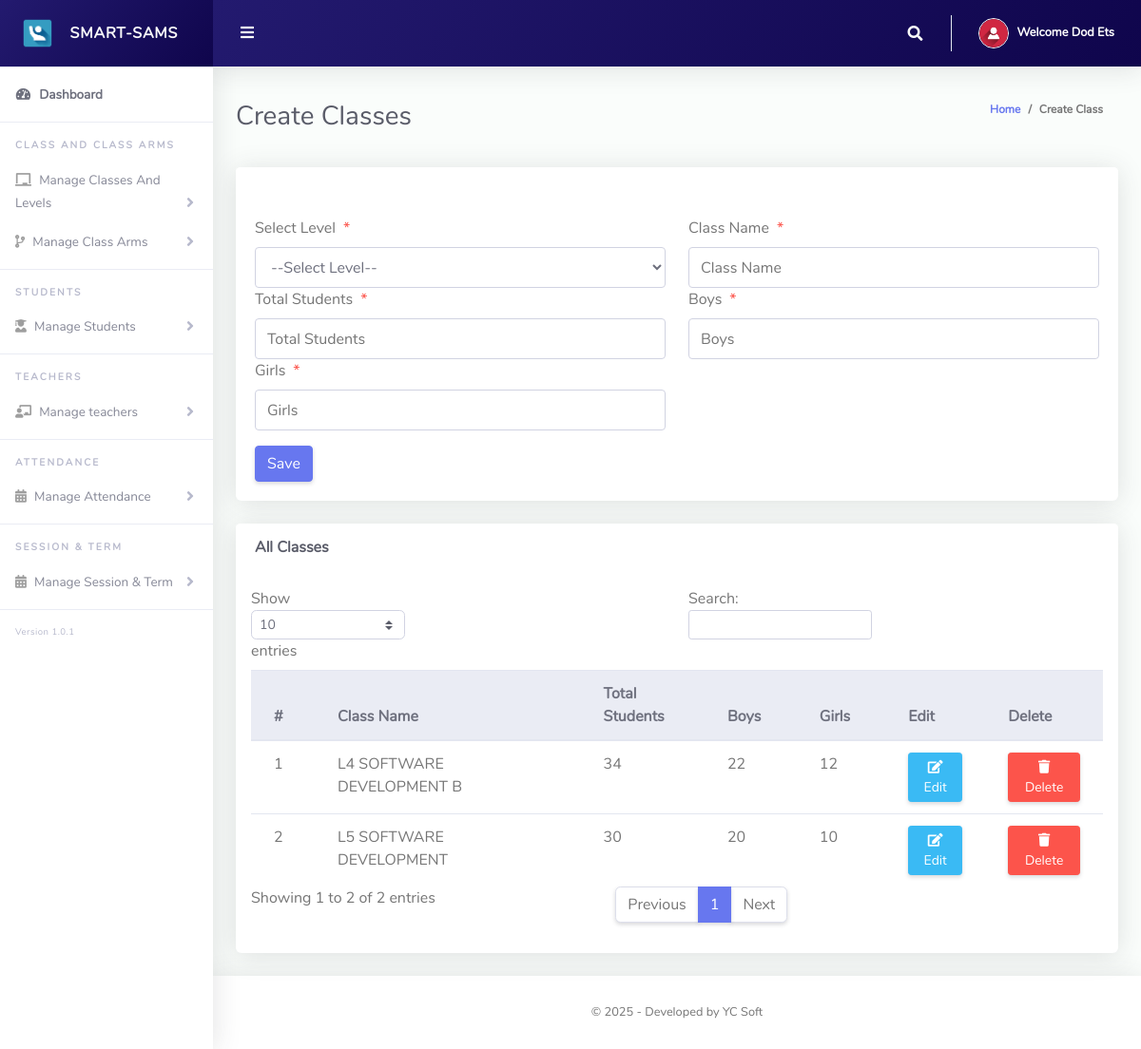
/Admin2/createClass.php (signed in), run on the app's committed database.
### tables this page shows
CREATE TABLE `tblclass` (
  `Id` int(10) NOT NULL,
  `level` varchar(255) NOT NULL,
  `className` varchar(255) NOT NULL,
  `totalStudents` int(255) NOT NULL,
  `boys` int(255) NOT NULL,
  `girls` int(255) NOT NULL,
  `school` varchar(255) NOT NULL
);

### Admin2/createClass.php (the view, shortened to what this page needs)
<?php
include '../Includes/dbcon.php';
?>
<!DOCTYPE html>
<html lang="en">
<head>
  <link href="../vendor/fontawesome-free/css/all.min.css" rel="stylesheet" type="text/css">
  <link href="../vendor/bootstrap/css/bootstrap.min.css" rel="stylesheet" type="text/css">
  <link href="css/ruang-admin.min.css" rel="stylesheet">
</head>
<body id="page-top">
  <div id="wrapper">
    <?php include "Includes/sidebar.php"; ?>
    <div id="content-wrapper" class="d-flex flex-column">
      <div id="content">
        <?php include "Includes/topbar.php"; ?>
        <div class="container-fluid" id="container-wrapper">
          <div class="d-sm-flex align-items-center justify-content-between mb-4">
            <h1 class="h3 mb-0 text-gray-800">Create Classes</h1>
            <ol class="breadcrumb">
              <li class="breadcrumb-item"><a href="./">Home</a></li>
              <li class="breadcrumb-item active" aria-current="page">Create Class</li>
            </ol>
          </div>
          <div class="row">
            <div class="col-lg-12">
              <div class="card mb-4">
                <div class="card-header py-3 d-flex flex-row align-items-center justify-content-between">
                </div>
                <div class="card-body">
                  <form method="post">
                    <div class="form-group row mb-3">
                      <div class="col-xl-6">
                        <label class="form-control-label">Select Level<span class="text-danger ml-2">*</span></label>
                        <select name="level" class="form-control" required>
                          <option value="">--Select Level--</option>
                        </select>
                      </div>
                      <div class="col-xl-6">
                        <label class="form-control-label">Class Name<span class="text-danger ml-2">*</span></label>
                        <input type="text" class="form-control" name="className" value="<?php echo htmlspecialchars($z['className'] ?? ''); ?>" placeholder="Class Name" required>
                      </div>
                      <div class="col-xl-6">
                        <label class="form-control-label">Total Students<span class="text-danger ml-2">*</span></label>
                        <input type="number" min="0" class="form-control" name="totalStudents" value="<?php echo htmlspecialchars($z['totalStudents'] ?? ''); ?>" placeholder="Total Students" required>
                      </div>
                      <div class="col-xl-6">
                        <label class="form-control-label">Boys<span class="text-danger ml-2">*</span></label>
                        <input type="number" min="0" class="form-control" name="boys" value="<?php echo htmlspecialchars($z['boys'] ?? ''); ?>" placeholder="Boys" required>
                      </div>
                      <div class="col-xl-6">
                        <label class="form-control-label">Girls<span class="text-danger ml-2">*</span></label>
                        <input type="number" min="0" class="form-control" name="girls" value="<?php echo htmlspecialchars($z['girls'] ?? ''); ?>" placeholder="Girls" required>
                      </div>
                    </div>
                    <?php
                    if (isset($Id)) {
                    ?>
                      <button type="submit" name="update" class="btn btn-warning">Update</button>
                      &nbsp;&nbsp;&nbsp;&nbsp;&nbsp;&nbsp;&nbsp;&nbsp;&nbsp;&nbsp;
                    <?php
                    } else {
                    ?>
                      <button type="submit" name="save" class="btn btn-primary">Save</button>
                    <?php
                    }
                    ?>
                  </form>
                </div>
              </div>
              <div class="row">
                <div class="col-lg-12">
                  <div class="card mb-4">
                    <div class="card-header py-3 d-flex flex-row align-items-center justify-content-between">
                      <h6 class="m-0 font-weight-bold text-dark">All Classes</h6>
                    </div>
                    <div class="table-responsive p-3">
                      <table class="table align-items-center table-flush table-hover" id="dataTableHover">
                        <thead class="thead-light">
                          <tr>
                            <th>#</th>
                            <th>Class Name</th>
                            <th>Total Students</th>
                            <th>Boys</th>
                            <th>Girls</th>
                            <th>Edit</th>
                            <th>Delete</th>
                          </tr>
                        </thead>
                        <tbody>
                          <?php
                          $query = "SELECT * FROM tblclass WHERE school='$s'";
                          $rs = $conn->query($query);
                          $num = $rs->num_rows;
                          $sn = 0;
                          if ($num > 0) {
                            while ($rows = $rs->fetch_assoc()) {
                              $sn = $sn + 1;
                              echo "
                                  <tr>
                                    <td>" . $sn . "</td>
                                    <td>" . htmlspecialchars($rows['className']) . "</td>
                                    <td>" . htmlspecialchars($rows['totalStudents']) . "</td>
                                    <td>" . htmlspecialchars($rows['boys']) . "</td>
                                    <td>" . htmlspecialchars($rows['girls']) . "</td>
                                    <td><a href='?action=edit&Id=" . $rows['Id'] . "' class='btn btn-sm btn-info'><i class='fas fa-fw fa-edit'></i> Edit</a></td>
                                    <td><a href='?action=delete&Id=" . $rows['Id'] . "' class='btn btn-sm btn-danger' onclick='return confirm(\"Are you sure you want to delete this class?\");'><i class='fas fa-fw fa-trash'></i> Delete</a></td>
                                  </tr>";
                            }
                          } else {
                            echo "<tr><td colspan='7'><div class='alert alert-danger' role='alert'>No Record Found!</div></td></tr>";
                          }
                          ?>
                        </tbody>
                      </table>
                    </div>
                  </div>
                </div>
              </div>
            </div>
          </div>
        </div>
        <?php include "Includes/footer.php"; ?>
      </div>
    </div>
</body>
</html>

### Admin2/Includes/topbar.php (shortened to what this page needs)
<?php
  $query = "SELECT * FROM tbladmin WHERE Id = ".$_SESSION['userId']."";
  $rs = $conn->query($query);
  $rows = $rs->fetch_assoc();
  $fullName = $rows['firstName']." ".$rows['lastName'];
  $s = $rows['school'];
?>
<nav class="navbar navbar-expand navbar-light bg-gradient topbar mb-4 static-top asc">
          <button id="sidebarToggleTop" class="btn btn-link rounded-circle mr-3">
            <i class="fa fa-bars"></i>
          </button>
          <ul class="navbar-nav ml-auto">
            <li class="nav-item dropdown no-arrow">
              <a class="nav-link dropdown-toggle" href="#" id="searchDropdown" role="button" data-toggle="dropdown"
                aria-haspopup="true" aria-expanded="false">
                <i class="fas fa-search fa-fw"></i>
              </a>
            </li>
            <li class="nav-item dropdown no-arrow">
              <a class="nav-link dropdown-toggle" href="#" id="userDropdown" role="button" data-toggle="dropdown"
                aria-haspopup="true" aria-expanded="false">
                <img class="img-profile rounded-circle" src="img/user-icn.png" style="max-width: 60px">
                <span class="ml-2 d-none d-lg-inline text-white small"><b>Welcome <?php echo $fullName;?></b></span>
              </a>
            </li>
          </ul>
        </nav>

### Admin2/Includes/topbar.php (style rules this page uses)
.asc { background: linear-gradient(130deg, #231a6f, #0f054c); }

### data on the page
tblclass: className "L4 SOFTWARE DEVELOPMENT B", totalStudents "34", boys "22", girls "12"
tblclass: className "L5 SOFTWARE DEVELOPMENT", totalStudents "30", boys "20", girls "10"

### other printed values
$fullName "Dod Ets"
